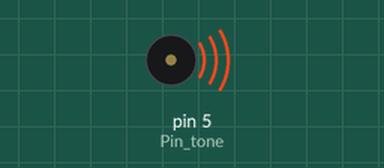
Bench run of a sketch on a simulated Arduino Uno, built with avr-gcc and run on an emulated ATmega328P. Parts: buzzer (waves = sounding).

Above: at 0.12 s.
At 5.3 s:
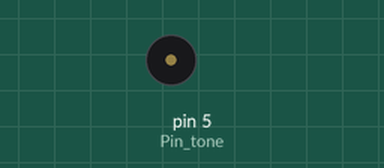
Timing chart, 0 to 9.1 s (numbered marks = the images above):
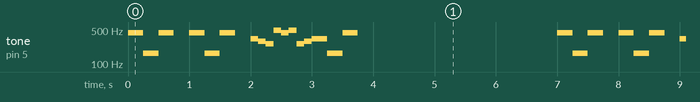

The sketch:

test.ino.ino
```cpp
int Pin_tone = 5;
void setup()
{
  pinMode(Pin_tone, OUTPUT);
}
void loop()
{
  tone(Pin_tone, 440, 250);
  delay(250);
  tone(Pin_tone, 165, 250);
  delay(250);
  tone(Pin_tone, 440, 250);
  delay(250);
  delay(250);

  tone(Pin_tone, 440, 250);
  delay(250);
  tone(Pin_tone, 165, 250);
  delay(250);
  tone(Pin_tone, 440, 250);
  delay(250);
  delay(250);

  tone(Pin_tone, 330, 125);
  delay(125);
  tone(Pin_tone, 294, 125);
  delay(125);
  tone(Pin_tone, 262, 125);
  delay(124);
  tone(Pin_tone, 494, 125);
  delay(125);
  tone(Pin_tone, 440, 125);
  delay(125);
  tone(Pin_tone, 494, 125);
  delay(125);
  tone(Pin_tone, 262, 125);
  delay(125);
  tone(Pin_tone, 294, 125);
  delay(125);

  tone(Pin_tone, 330, 250);
  delay(250);
  tone(Pin_tone, 165, 250);
  delay(250);
  tone(Pin_tone, 440, 250);
  delay(250);
  delay(250);
  delay(3000);
}
```
